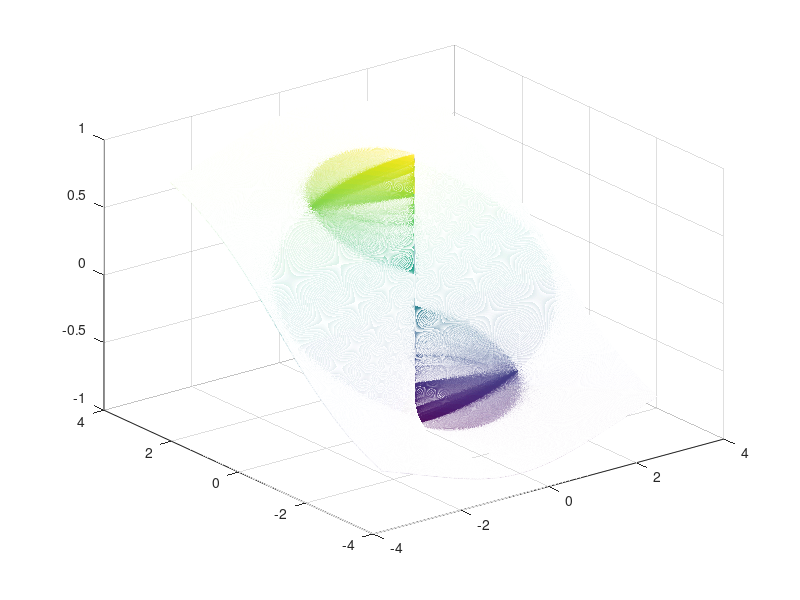

The MATLAB script that drew this image:
function hf_band_test

t = 45;
mu = 3.17*t;
s = 0.1*t;
chi0 = -0.04*t;
chi1 = 0.012*t;
ef = -0.08*t;
kx =  -pi:0.003:pi;
ky = kx;

[KX KY] = meshgrid(kx,ky);
s = KY./sqrt(KX.^2 + KY.^2);
figure; mesh(KX,KY,s);
%s = cos(KX + KY);
%figure; plot(kx,ky);

%l_band = 2*t*(cos(KX) + cos(KY)) - mu;
%l_band = -20*(KX.^2 + KY.^2) + 100;
%f_band = -2*chi0*(cos(KX) + cos(KY)) - 4*chi1*cos(KX).*cos(KY) + ef;
%f_band = 1.0;
%figure; mesh(KX,KY,l_band);
%figure; mesh(KX,KY,f_band);

% 
%ylow = (l_band + f_band)/2 - sqrt(((l_band - f_band)/2).^2 + s^2);
%yup = (l_band + f_band)/2 + sqrt(((l_band - f_band)/2).^2 + s^2);


% make fs
% nrk=140;
% k=linspace(-1,1,nrk)*pi;
% [ky,kx]=ndgrid(k,k');
% t1a=.1;
% t1b=t1a;
% t2=6;
% t3=-3;
% ek=t1a*cos(kx)+t1b*cos(ky)+t2*cos(kx).*cos(ky)+t3;

%figure; contour(ek,[0 0],'k')
%figure; contour(l_band,'k');
%figure; contour(f_band,'k');
%figure; contour(s,[0,0],'k');
%figure; contour(ylow,[0,0],'k');
%figure; contour(yup,[0,0],'k');

end